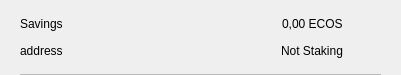
<?xml version="1.0" encoding="UTF-8"?>
<ui version="4.0">
 <class>CSRow</class>
 <widget class="QWidget" name="CSRow">
  <property name="geometry">
   <rect>
    <x>0</x>
    <y>0</y>
    <width>401</width>
    <height>75</height>
   </rect>
  </property>
  <property name="windowTitle">
   <string>Form</string>
  </property>
  <layout class="QVBoxLayout" name="verticalLayout">
   <property name="spacing">
    <number>0</number>
   </property>
   <property name="leftMargin">
    <number>20</number>
   </property>
   <property name="topMargin">
    <number>10</number>
   </property>
   <property name="rightMargin">
    <number>20</number>
   </property>
   <property name="bottomMargin">
    <number>0</number>
   </property>
   <item>
    <widget class="QWidget" name="info" native="true">
     <property name="minimumSize">
      <size>
       <width>0</width>
       <height>0</height>
      </size>
     </property>
     <layout class="QHBoxLayout" name="horizontalLayout_3">
      <property name="leftMargin">
       <number>0</number>
      </property>
      <property name="topMargin">
       <number>0</number>
      </property>
      <property name="rightMargin">
       <number>0</number>
      </property>
      <property name="bottomMargin">
       <number>10</number>
      </property>
      <item>
       <widget class="QWidget" name="container" native="true">
        <property name="minimumSize">
         <size>
          <width>0</width>
          <height>0</height>
         </size>
        </property>
        <layout class="QVBoxLayout" name="verticalLayout_2">
         <property name="spacing">
          <number>0</number>
         </property>
         <property name="leftMargin">
          <number>0</number>
         </property>
         <property name="topMargin">
          <number>0</number>
         </property>
         <property name="rightMargin">
          <number>0</number>
         </property>
         <property name="bottomMargin">
          <number>0</number>
         </property>
         <item>
          <layout class="QHBoxLayout" name="horizontalLayout">
           <item>
            <widget class="QLabel" name="labelName">
             <property name="text">
              <string>Savings</string>
             </property>
            </widget>
           </item>
           <item>
            <spacer name="horizontalSpacer">
             <property name="orientation">
              <enum>Qt::Horizontal</enum>
             </property>
             <property name="sizeHint" stdset="0">
              <size>
               <width>40</width>
               <height>20</height>
              </size>
             </property>
            </spacer>
           </item>
           <item>
            <widget class="QLabel" name="labelAmount">
             <property name="text">
              <string>0,00 ECOS</string>
             </property>
            </widget>
           </item>
          </layout>
         </item>
         <item>
          <layout class="QHBoxLayout" name="horizontalLayout_2">
           <item>
            <widget class="QLabel" name="labelAddress">
             <property name="text">
              <string>address</string>
             </property>
            </widget>
           </item>
           <item>
            <spacer name="horizontalSpacer_2">
             <property name="orientation">
              <enum>Qt::Horizontal</enum>
             </property>
             <property name="sizeHint" stdset="0">
              <size>
               <width>40</width>
               <height>20</height>
              </size>
             </property>
            </spacer>
           </item>
           <item>
            <widget class="QLabel" name="labelStaking">
             <property name="text">
              <string>Not Staking</string>
             </property>
            </widget>
           </item>
          </layout>
         </item>
        </layout>
       </widget>
      </item>
      <item alignment="Qt::AlignHCenter|Qt::AlignVCenter">
       <widget class="QPushButton" name="pushButtonMenu">
        <property name="minimumSize">
         <size>
          <width>24</width>
          <height>24</height>
         </size>
        </property>
        <property name="maximumSize">
         <size>
          <width>32</width>
          <height>32</height>
         </size>
        </property>
        <property name="focusPolicy">
         <enum>Qt::NoFocus</enum>
        </property>
        <property name="styleSheet">
         <string notr="true">border:none; background-color:transparent;</string>
        </property>
        <property name="text">
         <string/>
        </property>
        <property name="icon">
         <iconset>
          <normaloff>://ic-menu-hover</normaloff>://ic-menu-hover</iconset>
        </property>
        <property name="iconSize">
         <size>
          <width>24</width>
          <height>24</height>
         </size>
        </property>
       </widget>
      </item>
     </layout>
    </widget>
   </item>
   <item>
    <widget class="QLabel" name="lblDivisory">
     <property name="minimumSize">
      <size>
       <width>0</width>
       <height>1</height>
      </size>
     </property>
     <property name="maximumSize">
      <size>
       <width>16777215</width>
       <height>1</height>
      </size>
     </property>
     <property name="styleSheet">
      <string notr="true">background-color:#bababa;</string>
     </property>
     <property name="text">
      <string/>
     </property>
     <property name="alignment">
      <set>Qt::AlignBottom|Qt::AlignLeading|Qt::AlignLeft</set>
     </property>
    </widget>
   </item>
  </layout>
 </widget>
 <resources/>
 <connections/>
</ui>
